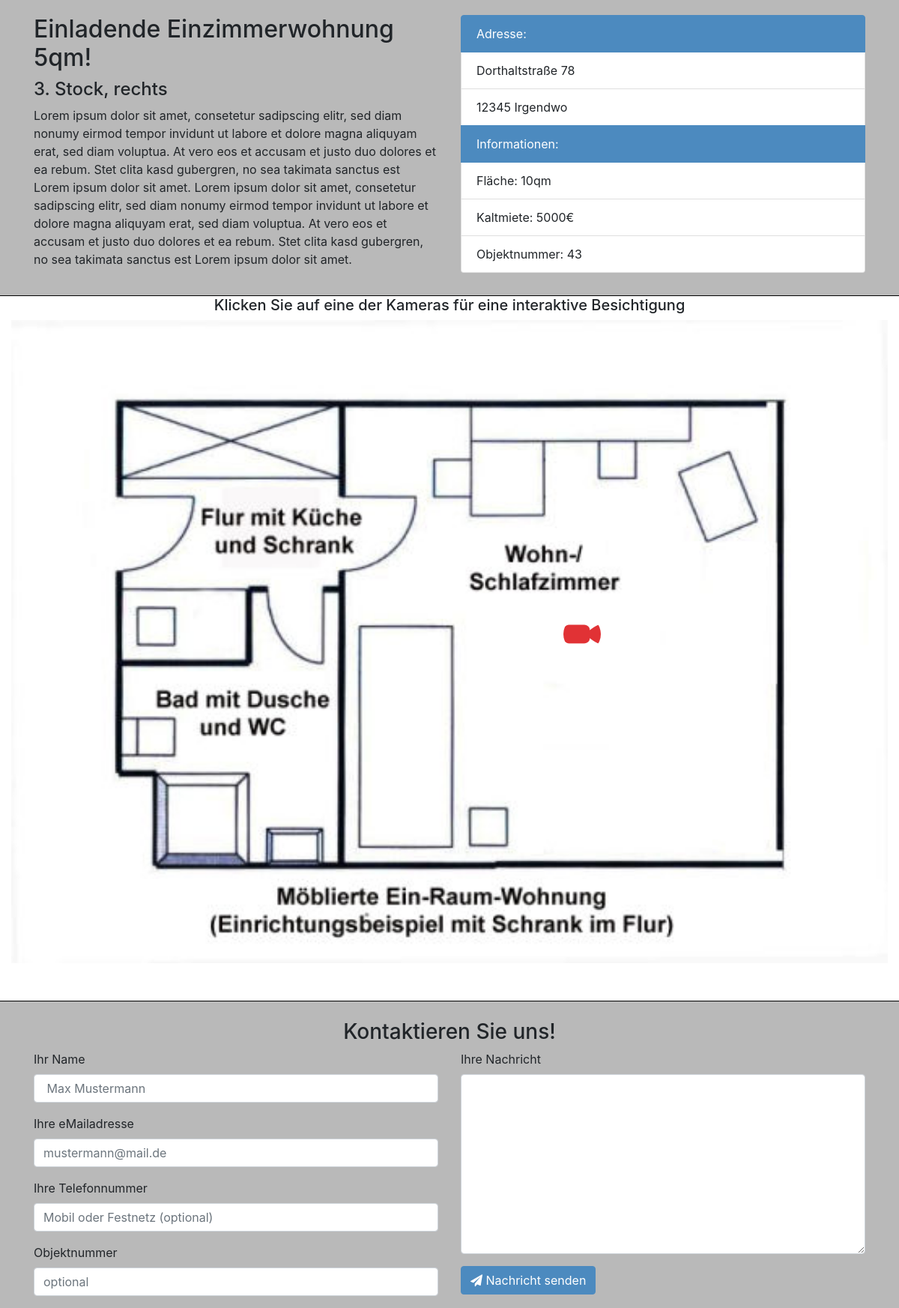
Page /2/ on the committed database.
### flat/models.py (models this page shows, shortened)
class flat(models.Model):
    Titel = models.CharField(max_length=128)
    Stockwerk = models.CharField(max_length=128)
    Position = models.CharField(max_length=128)
    Expose = models.ImageField()
    Beschreibung = models.TextField()
    Bild = models.ImageField()
    Kameras = models.ManyToManyField(camera)
    Haus = models.ForeignKey(house)
    Fläche = models.CharField(max_length=32)
    Kaltmiete = models.CharField(max_length=32)
    Objektnummer = models.CharField(max_length=32)
    class Meta:
        verbose_name = 'Wohnung'
        verbose_name_plural = 'Wohnungen'

### house/models.py (models this page shows, shortened)
class house(models.Model):
    Titel = models.CharField(max_length=128)
    Straße = models.CharField(max_length=128)
    Hausnummer = models.CharField(max_length=8)
    PLZ = models.CharField(max_length=5)
    Ort = models.CharField(max_length=128)
    Bild = models.ImageField()
    Beschreibung = models.TextField()
    class Meta:
        verbose_name = 'Haus'
        verbose_name_plural = 'Häuser'

### cameras/models.py (models this page shows, shortened)
class camera(models.Model):
    Titel = models.CharField(max_length=128)
    URL = models.CharField(max_length=256)
    position_left = models.CharField(max_length=128, default="0")
    position_top = models.CharField(max_length=128, default="0")
    class Meta:
        verbose_name = 'Kamera'
        verbose_name_plural = 'Kameras'

### house/views.py (the view)
# urls.py: url(r'^(?P<pk>[\w-]+)/$', FlatView.as_view(), name='Wohnung'),
class FlatView(DetailView):
    model = flat
    template_name = "web/pages/flat.html"

### templates/web/pages/flat.html (shortened to what this page needs)
{% extends "base.html"%}
{% load static %}
{% block content %}
<div id="info_wohnung">
    <div class="container">
        <div class="row">
            <div class="col-6">
                <h2>{{ flat.Titel }}</h2>
                <h4>{{ flat.Stockwerk }}, {{ flat.Position }}</h4>
                <p>{{ flat.Beschreibung }}</p>
            </div>
            <div class="col-6">
                <div class="list-group">
                    <p class="list-group-item active">Adresse: </p>
                    <p class="list-group-item">{{ flat.Haus.Straße }} {{ flat.Haus.Hausnummer }}</p>
                    <p class="list-group-item">{{ flat.Haus.PLZ }} {{ flat.Haus.Ort }}</p>
                    <p class="list-group-item active">Informationen: </p>
                    <p class="list-group-item">Fläche: {{ flat.Fläche }}</p>
                    <p class="list-group-item">Kaltmiete: {{ flat.Kaltmiete }}</p>
                    <p class="list-group-item">Objektnummer: {{ flat.Objektnummer }}</p>
                </div>
            </div>
        </div>
    </div>
</div>
<h5 style="text-align: center">Klicken Sie auf eine der Kameras für eine interaktive Besichtigung</h5>
<div class="container-fluid">
    <div id="expose"><img width=100% src="{{ MEDIA_URL }}{{ flat.Expose.url }}"></img>
        {% for node in flat.Kameras.all %}
          <a class="camera" style="left: {{ node.position_left }}%; top: {{ node.position_top }}%" href="{{ request.path }}{{ node.id }}"><img src="{% static 'cam.png' %}"></img>{{ cam.Titel }}</a>
        {% endfor %}
    </div>
</div>
{% endblock %}

### templates/web/pages/flat.html (style rules this page uses)
.camera img { width: 50px; height: 50px; border-radius: 50%; ) }
.camera { position: absolute; }
#expose { position: relative; }
#info_wohnung { background-color: #b9b9b9; border-bottom: 1px solid black; padding-bottom: 20px; padding-top: 20px; }

### templates/base.html (style rules this page uses)
body .btn-primary, body .list-group-item.active { background-color: #4c8abf; border-color: #4c8abf; }

### rows in the picture
flat: Titel "Einladende Einzimmerwohnung 5qm!", Stockwerk "3. Stock", Position "rechts", Beschreibung "Lorem ipsum dolor sit amet, consetetur sadipscing elitr, sed diam nonumy eirmod tempor invidunt ut labore et dolore magna aliquyam erat, sed diam voluptua. At vero eos et accusam et justo duo dolores et ea rebum. Stet clita kasd gubergren, no sea takimata sanctus est Lorem ipsum dolor sit amet. Lorem ipsum dolor sit amet, consetetur sadipscing elitr, sed diam nonumy eirmod tempor invidunt ut labore et dolore magna aliquyam erat, sed diam voluptua. At vero eos et accusam et justo duo dolores et ea rebum. Stet clita kasd gubergren, no sea takimata sanctus est Lorem ipsum dolor sit amet.", Haus.Straße "Dorthaltstraße", Haus.Hausnummer "78", Haus.PLZ "12345", Haus.Ort "Irgendwo", Fläche "10qm", Kaltmiete "5000€", Objektnummer "43", Expose (picture)
